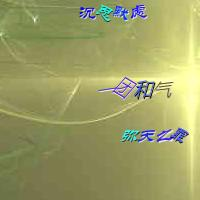
#> input picture KnowledgeMapping/PIL_OpenCV_Exp/opencvCode/48.jpg, 200 x 200 px
$ python '19-Otsu'"'"'s二值化.py'
#> lines starting #> are read from the running program, lines starting #| are printed output that depends on the picture; after the words box and inside, x2 and y2 are one past the last pixel; in counts of white or black regions, pixels touching at a corner belong together
import cv2
import numpy as np
from matplotlib import pyplot as plt

img = cv2.imread('48.jpg', 0)
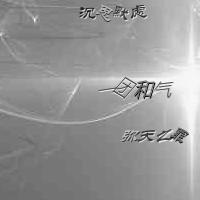
#> img: shape (200, 200); min 3, max 255, mean 151.5

ret1, th1 = cv2.threshold(img, 127, 255, cv2.THRESH_BINARY)
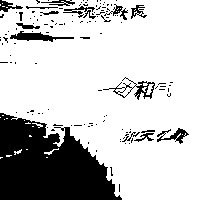
#> th1: shape (200, 200); 77.1% white; 128 black regions (112 under 20 px), largest, box (x1, y1, x2, y2) and area: (0, 113, 122, 200) 7152, (10, 31, 74, 42) 312, (103, 77, 155, 100) 265
cv2.imshow('1', th1)
cv2.waitKey(0)
cv2.destroyAllWindows()

# good
ret2, th2 = cv2.threshold(img, 0, 255, cv2.THRESH_BINARY + cv2.THRESH_OTSU)
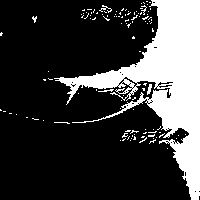
#> th2: shape (200, 200); 23.9% white; 114 white regions (109 under 20 px), largest, box (x1, y1, x2, y2) and area: (54, 0, 200, 200) 9025, (99, 5, 112, 13) 33, (147, 84, 152, 95) 33, (98, 89, 114, 92) 23, (141, 5, 147, 15) 20
#> ret2 = 168
cv2.imshow('1', th2)
cv2.waitKey(0)
cv2.destroyAllWindows()
# (5,5)为高斯核的大小，0为标准差
blur = cv2.GaussianBlur(img, (5, 5), 0)
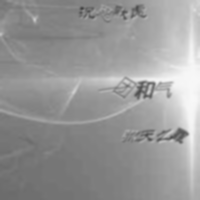
#> blur: shape (200, 200); min 68, max 248, mean 151.5
cv2.imshow('1', blur)
cv2.waitKey(0)
cv2.destroyAllWindows()

# 阀值一定要设为0
ret3, th3 = cv2.threshold(blur, 0, 255, cv2.THRESH_BINARY + cv2.THRESH_OTSU)
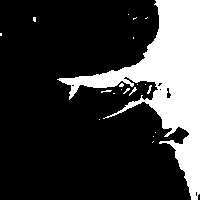
#> th3: shape (200, 200); 21.9% white; 20 white regions (17 under 20 px), largest, box (x1, y1, x2, y2) and area: (57, 0, 200, 200) 8630, (129, 87, 137, 96) 22, (147, 85, 152, 94) 21
#> ret3 = 169
cv2.imshow('1', th3)
cv2.waitKey(0)
cv2.destroyAllWindows()


images = [img, 0, th1,
          img, 0, th2,
          img, 0, th3]
titles = ['original noisy image', 'histogram', 'global thresholding(v=127)',
          'original noisy image', 'histogram', "otsu's thresholding",
          'gaussian giltered image', 'histogram', "otus's thresholding"]

$ run again, with KnowledgeMapping/PIL_OpenCV_Exp/opencvCode/45.jpg copied over KnowledgeMapping/PIL_OpenCV_Exp/opencvCode/48.jpg
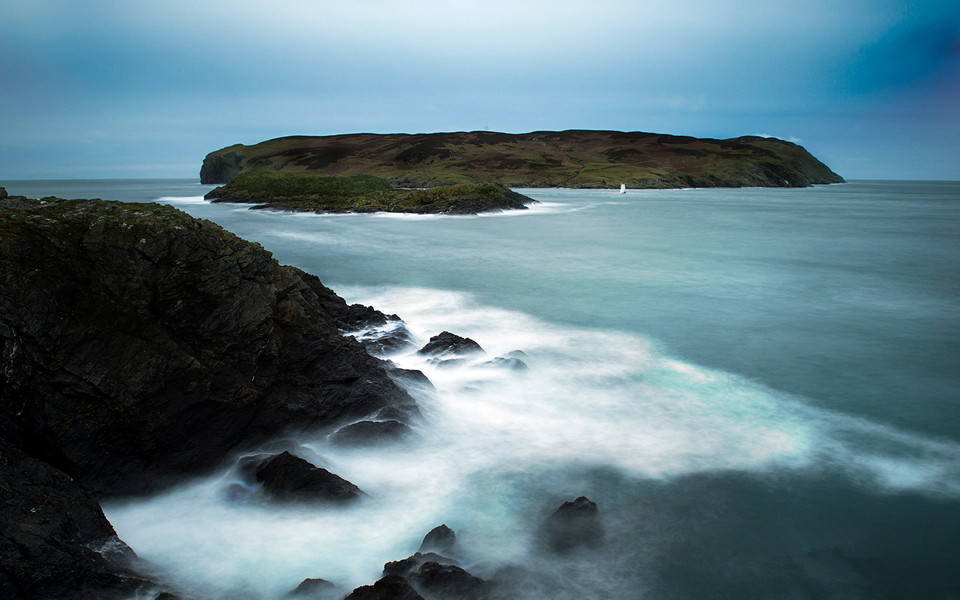
#> input picture KnowledgeMapping/PIL_OpenCV_Exp/opencvCode/45.jpg, 960 x 600 px
#> `ret1, th1 = cv2.threshold(img, 127, 255, cv2.THRESH_BINARY)`:
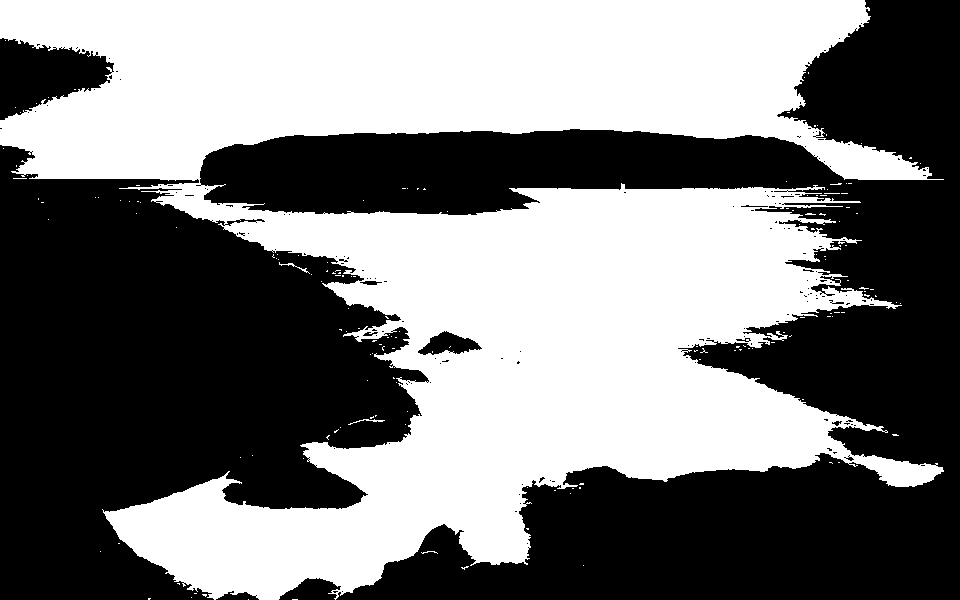
#> th1: shape (600, 960); 48.3% white; 161 white regions (157 under 20 px), largest, box (x1, y1, x2, y2) and area: (0, 0, 944, 600) 277411, (279, 262, 310, 274) 54, (348, 419, 385, 425) 54, (421, 551, 438, 554) 20
#> th2: shape (600, 960); 56% white; 111 black regions (101 under 20 px), largest, box (x1, y1, x2, y2) and area: (0, 180, 428, 600) 115928, (200, 129, 960, 448) 64772, (340, 462, 960, 600) 57192
#> ret2 = 107
#> `ret3, th3 = cv2.threshold(blur, 0, 255, cv2.THRESH_BINARY + cv2.THRESH..`:
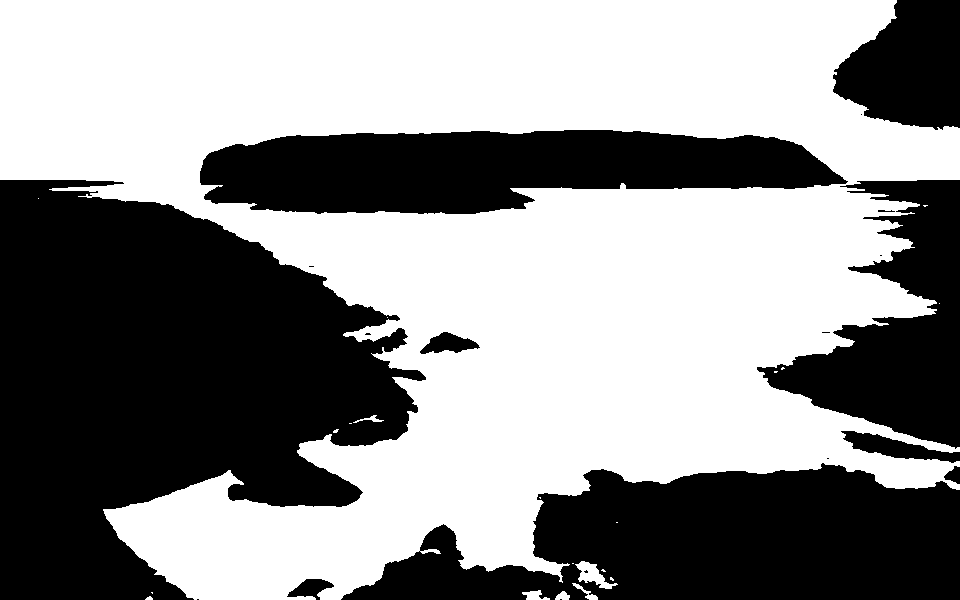
#> th3: shape (600, 960); 56% white; 19 black regions (9 under 20 px), largest, box (x1, y1, x2, y2) and area: (0, 180, 426, 600) 116248, (341, 463, 960, 600) 57344, (200, 130, 848, 214) 39643

$ run again, with KnowledgeMapping/PIL_OpenCV_Exp/opencvCode/46.jpg copied over KnowledgeMapping/PIL_OpenCV_Exp/opencvCode/48.jpg
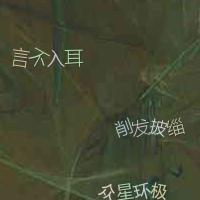
#> input picture KnowledgeMapping/PIL_OpenCV_Exp/opencvCode/46.jpg, 200 x 200 px
#> `ret1, th1 = cv2.threshold(img, 127, 255, cv2.THRESH_BINARY)`:
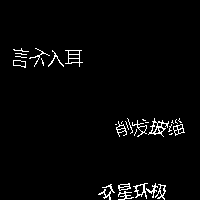
#> th1: shape (200, 200); 2.5% white in thin lines or dots, all inside (x1, y1, x2, y2) = (13, 48, 185, 200)
#> ret2 = 113
#> `ret3, th3 = cv2.threshold(blur, 0, 255, cv2.THRESH_BINARY + cv2.THRESH..`:
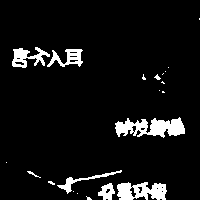
#> th3: shape (200, 200); 6.9% white; 21 white regions (13 under 20 px), largest, box (x1, y1, x2, y2) and area: (115, 117, 185, 138) 889, (117, 182, 167, 200) 648, (12, 47, 50, 68) 387
#> ret3 = 87

$ run again, with KnowledgeMapping/PIL_OpenCV_Exp/opencvCode/47.jpg copied over KnowledgeMapping/PIL_OpenCV_Exp/opencvCode/48.jpg
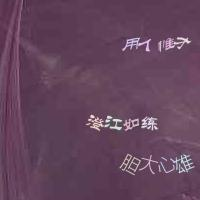
#> input picture KnowledgeMapping/PIL_OpenCV_Exp/opencvCode/47.jpg, 200 x 200 px
#> `ret1, th1 = cv2.threshold(img, 127, 255, cv2.THRESH_BINARY)`:
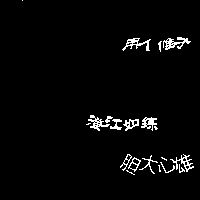
#> th1: shape (200, 200); 2.8% white in thin lines or dots, all inside (x1, y1, x2, y2) = (22, 0, 194, 175)
#> ret2 = 127
#> `ret3, th3 = cv2.threshold(blur, 0, 255, cv2.THRESH_BINARY + cv2.THRESH..`:
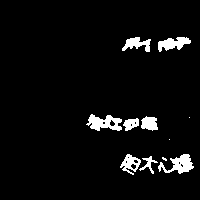
#> th3: shape (200, 200); 4.7% white; 11 white regions (3 under 20 px), largest, box (x1, y1, x2, y2) and area: (86, 114, 122, 131) 362, (158, 154, 194, 174) 354, (158, 37, 191, 52) 291
#> ret3 = 107
